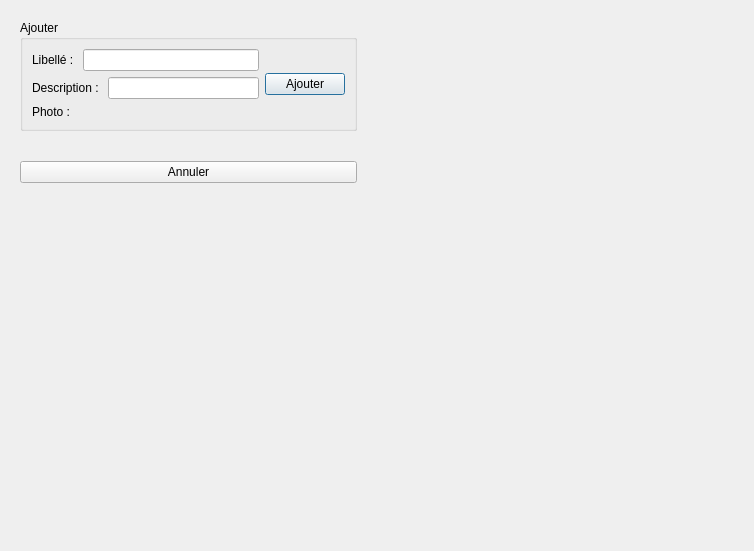
<?xml version="1.0" encoding="UTF-8"?>
<ui version="4.0">
 <class>DialogAddRayon</class>
 <widget class="QDialog" name="DialogAddRayon">
  <property name="geometry">
   <rect>
    <x>0</x>
    <y>0</y>
    <width>754</width>
    <height>551</height>
   </rect>
  </property>
  <property name="windowTitle">
   <string>Dialog</string>
  </property>
  <widget class="QWidget" name="">
   <property name="geometry">
    <rect>
     <x>20</x>
     <y>20</y>
     <width>337</width>
     <height>207</height>
    </rect>
   </property>
   <layout class="QVBoxLayout" name="verticalLayout_3">
    <item>
     <widget class="QGroupBox" name="groupBoxAjout">
      <property name="title">
       <string>Ajouter</string>
      </property>
      <layout class="QHBoxLayout" name="horizontalLayout_5">
       <item>
        <layout class="QHBoxLayout" name="horizontalLayout_4">
         <item>
          <layout class="QVBoxLayout" name="verticalLayout">
           <item>
            <layout class="QHBoxLayout" name="horizontalLayout_2">
             <item>
              <widget class="QLabel" name="labelLibRayon">
               <property name="text">
                <string>Libellé : </string>
               </property>
              </widget>
             </item>
             <item>
              <widget class="QLineEdit" name="lineEditLibRayon"/>
             </item>
            </layout>
           </item>
           <item>
            <layout class="QHBoxLayout" name="horizontalLayout_3">
             <item>
              <widget class="QLabel" name="labelDescRayon">
               <property name="text">
                <string>Description : </string>
               </property>
              </widget>
             </item>
             <item>
              <widget class="QLineEdit" name="lineEditDescRayon"/>
             </item>
            </layout>
           </item>
           <item>
            <widget class="QLabel" name="labelPhotoRayon">
             <property name="text">
              <string>Photo : </string>
             </property>
            </widget>
           </item>
          </layout>
         </item>
         <item>
          <layout class="QHBoxLayout" name="horizontalLayout">
           <item>
            <widget class="QPushButton" name="pushButtonAddRayonVal">
             <property name="text">
              <string>Ajouter</string>
             </property>
            </widget>
           </item>
          </layout>
         </item>
        </layout>
       </item>
      </layout>
      <zorder></zorder>
      <zorder></zorder>
      <zorder></zorder>
     </widget>
    </item>
    <item>
     <layout class="QVBoxLayout" name="verticalLayout_2">
      <item>
       <widget class="QPushButton" name="pushButtonAnnulRayon">
        <property name="text">
         <string>Annuler</string>
        </property>
       </widget>
      </item>
      <item>
       <spacer name="horizontalSpacer">
        <property name="orientation">
         <enum>Qt::Horizontal</enum>
        </property>
        <property name="sizeHint" stdset="0">
         <size>
          <width>40</width>
          <height>20</height>
         </size>
        </property>
       </spacer>
      </item>
     </layout>
    </item>
   </layout>
  </widget>
 </widget>
 <resources/>
 <connections/>
</ui>
